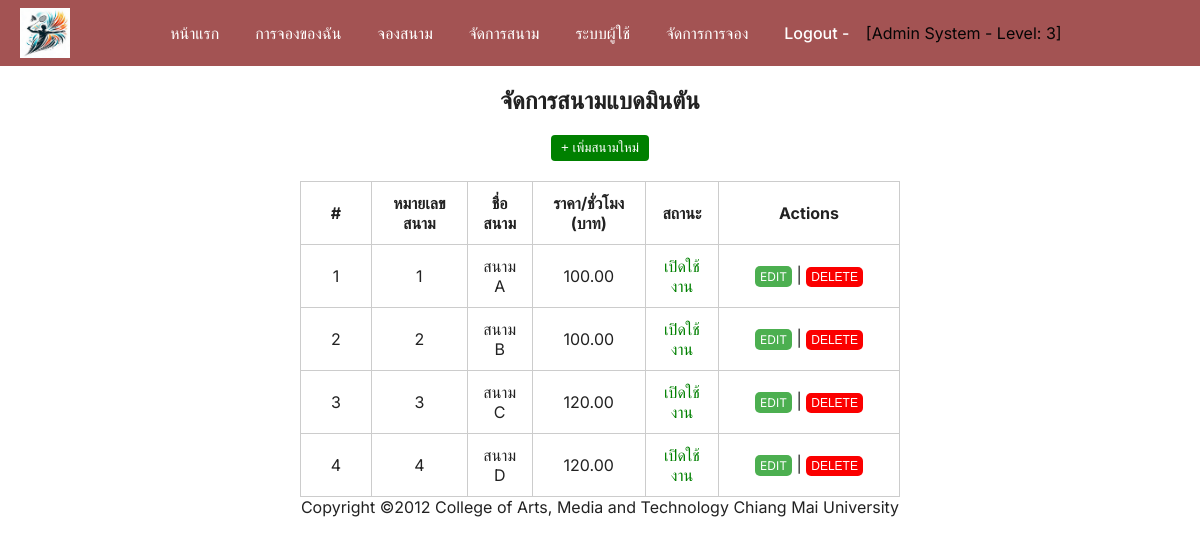
The app's page /court_management.php (signed in) with its own data.
### tables this page shows
CREATE TABLE IF NOT EXISTS court (
    court_id       INT          AUTO_INCREMENT PRIMARY KEY,
    court_number   INT          NOT NULL UNIQUE,
    court_name     VARCHAR(100) NOT NULL,
    description    TEXT                  DEFAULT NULL,
    price_per_hour DECIMAL(8,2) NOT NULL DEFAULT 100.00,
    is_active      TINYINT(1)   NOT NULL DEFAULT 1
);

### court_management.php (the view, shortened to what this page needs)
<?php
require_once "header.php";
require_once "config.php";
$result = mysqli_query($connect, "SELECT * FROM court ORDER BY court_number ASC");
?>
<html>
<link rel="stylesheet" href="style.css">
<div class="admin-container">
    <br>
    <h2>จัดการสนามแบดมินตัน</h2>
    <br>
    <a href="court_add.php"><button class="btn-book">+ เพิ่มสนามใหม่</button></a>
    <br><br>
    <table>
        <tr>
            <th class="um-col-id">#</th>
            <th>หมายเลขสนาม</th>
            <th>ชื่อสนาม</th>
            <th>ราคา/ชั่วโมง (บาท)</th>
            <th>สถานะ</th>
            <th class="um-col-action">Actions</th>
        </tr>
        <?php if ($result) { while ($row = mysqli_fetch_assoc($result)) { ?>
        <tr class="text-center">
            <td class="um-col-id"><?php echo $row['court_id']; ?></td>
            <td><?php echo $row['court_number']; ?></td>
            <td><?php echo $row['court_name']; ?></td>
            <td><?php echo number_format($row['price_per_hour'], 2); ?></td>
            <td>
                <?= $row['is_active'] == 1 ? '<span class="text-green">เปิดใช้งาน</span>' : '<span class="text-gray">ปิดปรับปรุง</span>' ?>
            </td>
            <td class="um-col-action">
                <a href="court_edit.php?court_id=<?php echo $row['court_id']; ?>" class="btn-edit">EDIT</a>
                |
                <form method="post" action="court_delete.php" class="form-inline-block"
                      onsubmit="return confirm('ยืนยันการลบสนาม <?php echo $row['court_name']; ?>?')">
                    <button type="submit" class="btn-delete">DELETE</button>
                </form>
            </td>
        </tr>
        <?php } } ?>
    </table>
</div>
</html>
<?php require_once "footer.php"; ?>

### style.css (style rules this page uses)
html, body, h1, h2, h3, p, ol, ul, li, a { padding: 0; border: 0; margin: 0; }
body { padding: 0; font-family: 'Inter', system-ui, -apple-system, 'Segoe UI', Roboto, 'Helvetica Neue', Arial; color: #222; }
.admin-container h2 { text-align: center; }
.admin-container table { margin: 0 auto; width: 100%; max-width: 600px; border: 1px solid #ccc; border-collapse: collapse; }
.admin-container th, .admin-container td { padding: 11px 10px; }
.btn-edit { text-decoration: none; padding: 3px 5px; background: #4CAF50; color: white; border: none; border-radius: 5px; cursor: pointer; font-size: 12px; }
.btn-delete { text-decoration: none; padding: 3px 5px; background: #fb0000; color: white; border: none; border-radius: 5px; font-size: 12px; cursor: pointer; }
.text-center { text-align: center; }
.text-green { color: green; }
.form-inline-block { margin: 0; display: inline; }
.btn-book { background: green; color: white; border: none; padding: 5px 10px; border-radius: 4px; cursor: pointer; }
.admin-container table th, .admin-container table td { border: 1px solid #ccc; }
.um-col-id { width: 50px; }
.um-col-action { width: 160px; }
.admin-container { text-align: center; }

### records on screen
court: court_id "1", court_number "1", court_name "สนาม A", price_per_hour "100.00", is_active "เปิดใช้งาน"
court: court_id "2", court_number "2", court_name "สนาม B", price_per_hour "100.00", is_active "เปิดใช้งาน"
court: court_id "3", court_number "3", court_name "สนาม C", price_per_hour "120.00", is_active "เปิดใช้งาน"
court: court_id "4", court_number "4", court_name "สนาม D", price_per_hour "120.00", is_active "เปิดใช้งาน"

### other values on screen
$_SESSION['firstname'] "Admin"
$_SESSION['lastname'] "System"
$_SESSION['level'] "3"
